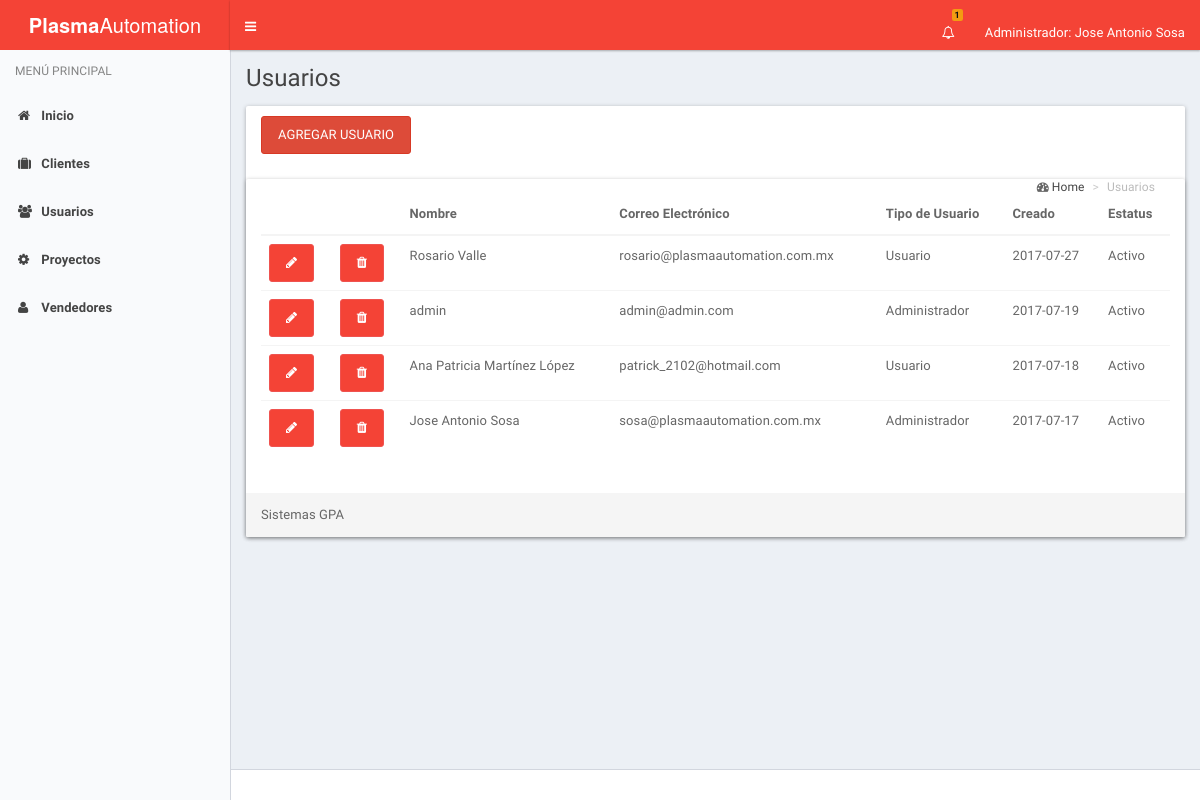
The app's page /index_usuarios.php (signed in) with its own data.
### tables this page shows
CREATE TABLE IF NOT EXISTS `usuario` (
  `id_empleado` int(11) NOT NULL,
  `nombre` varchar(50) DEFAULT NULL,
  `password` varchar(200) DEFAULT NULL,
  `email` varchar(45) DEFAULT NULL,
  `tipo_usuario` varchar(15) NOT NULL DEFAULT 'ADMIN',
  `fecha_creacion` date DEFAULT NULL,
  `fecha_modificacion` date DEFAULT NULL,
  `activo` tinyint(1) DEFAULT NULL
);

### index_usuarios.php (the view, shortened to what this page needs)
<!DOCTYPE html>
<html lang="es">
  <head>
    <link rel="stylesheet" href="assets/bootstrap/css/bootstrap.css">
    <link rel="stylesheet" href="assets/css/font-awesome.min.css">
    <link rel="stylesheet" href="assets/css/ionicons.min.css">
    <link rel="stylesheet" href="assets/dist/css/AdminLTE.css">
    <link rel="stylesheet" href="assets/dist/css/skins/_all-skins.css">
    <link rel="stylesheet" href="assets/plugins/select2/select2.min.css">
    <link href="assets/plugins/pnotify/css/pnotify.custom.min.css" rel="stylesheet">
  </head>
  <body class="hold-transition skin-blue-light sidebar-mini">
    <div class="wrapper">
      <?php
        include('header.php');
      ?>
      <?php
        include('menu.php');
      ?>
      <div class="content-wrapper" id="content">
        <section class="content-header">
          <h1>
            Usuarios
          </h1>
        </section>
        <section class="content">
      <div class="col-lg-12">
         <div class="row">
          <div class="panel">
            <div class="panel-heading">
            <button class="btn btn-danger" data-toggle="modal" data-target="#miventana">Agregar usuario</button>
              <section class="content-header">
                <ol class="breadcrumb">
                   <i class="fa fa-dashboard"></i>
                    <li><a href="">Home</a></li>
                    <li class="active">Usuarios
                   </li>
                </ol>
              </section>
            </div>
            <div class="panel panel-info">
              <div class="panel-body">
              <table class="table">
                <thead>
                  <tr>
                    <th></th>
                    <th></th>
                    <th>Nombre</th>
                    <th>Correo Electrónico</th>
                    <th>Tipo de Usuario</th>
                    <th>Creado</th>
                    <th>Estatus</th>
                  </tr>
                </thead>
                <tbody>
                <?php
                  $host = 'localhost';
                  $user = 'root';
                  $password = '';
                  $conexion = @mysql_connect($host, $user, $password);
                  $sql = "SELECT * FROM usuario order by fecha_creacion DESC";
                  $resultado = mysql_query($sql, $conexion);
                  while ($usuario = mysql_fetch_assoc($resultado)) {
                    echo "<tr>";
                    echo "<td><a href='usuarios.php?editar_usuario_id=".$usuario['id_empleado']."' class='btn btn-rounded btn-primary editar-usuario'><i class='fa fa-pencil'></i></a></td>";
                    echo "<td><a href='usuarios.php?eliminar_usuario_id=".$usuario['id_empleado']."' class='btn btn-primary eliminar-usuario'><i class='fa fa-trash eliminar-usuario'></i></a></td>";
                    echo "<td>".$usuario['nombre']."</td>";
                    echo "<td>".$usuario['email']."</td>";
                    echo "<td>".($usuario['tipo_usuario']=='ADMIN'?'Administrador':'Usuario')."</td>";
                    echo "<td>".$usuario['fecha_creacion']."</td>";
                    echo "<td>".($usuario['activo']==1?'Activo':'Inactivo')."</td>";
                    echo "</tr>";
                  }
                ?>
                </tbody>
              </table>
              </div>
              <div class="panel-footer">Sistemas GPA</div>
              </div>
            </div>
          </div>
        </div>
      </div>
  </div>
      <footer class="main-footer">
      </footer>
  </body>
</html>

### records on screen
usuario: nombre "Rosario Valle", email "rosario@plasmaautomation.com.mx", tipo_usuario "Usuario", fecha_creacion "2017-07-27", activo "Activo"
usuario: nombre "admin", email "admin@admin.com", tipo_usuario "Administrador", fecha_creacion "2017-07-19", activo "Activo"
usuario: nombre "Ana Patricia Martínez López", email "patrick_2102@hotmail.com", tipo_usuario "Usuario", fecha_creacion "2017-07-18", activo "Activo"
usuario: nombre "Jose Antonio Sosa", email "sosa@plasmaautomation.com.mx", tipo_usuario "Administrador", fecha_creacion "2017-07-17", activo "Activo"

### other values on screen
$contador['suma'] "1"
$_SESSION['usuario']['nombre'] "Jose Antonio Sosa"
